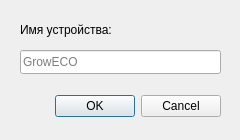
<?xml version="1.0" encoding="UTF-8"?>
<ui version="4.0">
 <class>DeviceChangeNameDialog</class>
 <widget class="QDialog" name="DeviceChangeNameDialog">
  <property name="geometry">
   <rect>
    <x>0</x>
    <y>0</y>
    <width>240</width>
    <height>140</height>
   </rect>
  </property>
  <property name="windowTitle">
   <string>Dialog</string>
  </property>
  <widget class="QDialogButtonBox" name="buttonBox">
   <property name="geometry">
    <rect>
     <x>20</x>
     <y>90</y>
     <width>201</width>
     <height>32</height>
    </rect>
   </property>
   <property name="orientation">
    <enum>Qt::Horizontal</enum>
   </property>
   <property name="standardButtons">
    <set>QDialogButtonBox::Cancel|QDialogButtonBox::Ok</set>
   </property>
  </widget>
  <widget class="QLineEdit" name="nameEdit">
   <property name="geometry">
    <rect>
     <x>20</x>
     <y>50</y>
     <width>201</width>
     <height>24</height>
    </rect>
   </property>
   <property name="placeholderText">
    <string>GrowECO</string>
   </property>
  </widget>
  <widget class="QLabel" name="label">
   <property name="geometry">
    <rect>
     <x>20</x>
     <y>20</y>
     <width>111</width>
     <height>20</height>
    </rect>
   </property>
   <property name="text">
    <string>Имя устройства:</string>
   </property>
  </widget>
 </widget>
 <resources/>
 <connections>
  <connection>
   <sender>buttonBox</sender>
   <signal>accepted()</signal>
   <receiver>DeviceChangeNameDialog</receiver>
   <slot>accept()</slot>
   <hints>
    <hint type="sourcelabel">
     <x>248</x>
     <y>254</y>
    </hint>
    <hint type="destinationlabel">
     <x>157</x>
     <y>274</y>
    </hint>
   </hints>
  </connection>
  <connection>
   <sender>buttonBox</sender>
   <signal>rejected()</signal>
   <receiver>DeviceChangeNameDialog</receiver>
   <slot>reject()</slot>
   <hints>
    <hint type="sourcelabel">
     <x>316</x>
     <y>260</y>
    </hint>
    <hint type="destinationlabel">
     <x>286</x>
     <y>274</y>
    </hint>
   </hints>
  </connection>
 </connections>
</ui>
